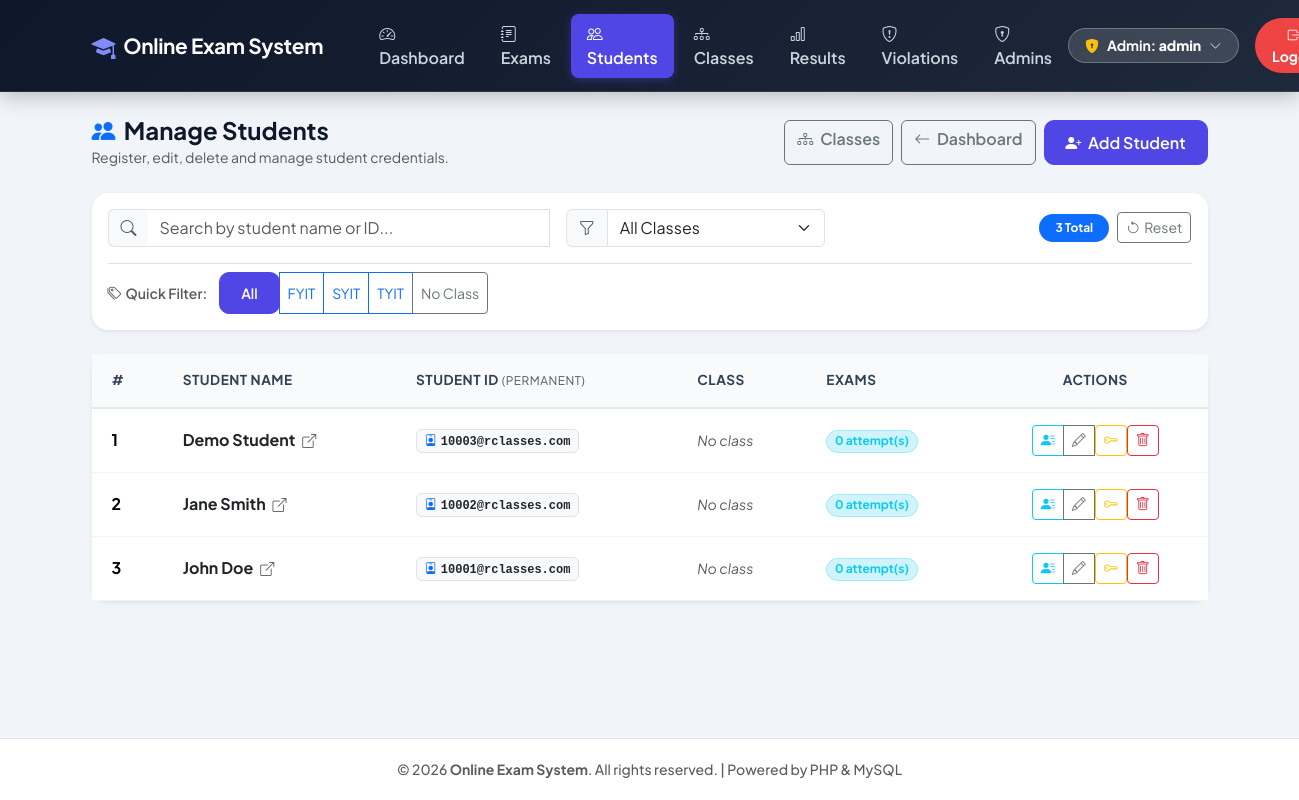
/admin/manage-students.php (signed in), run on an earlier commit of the app's database.
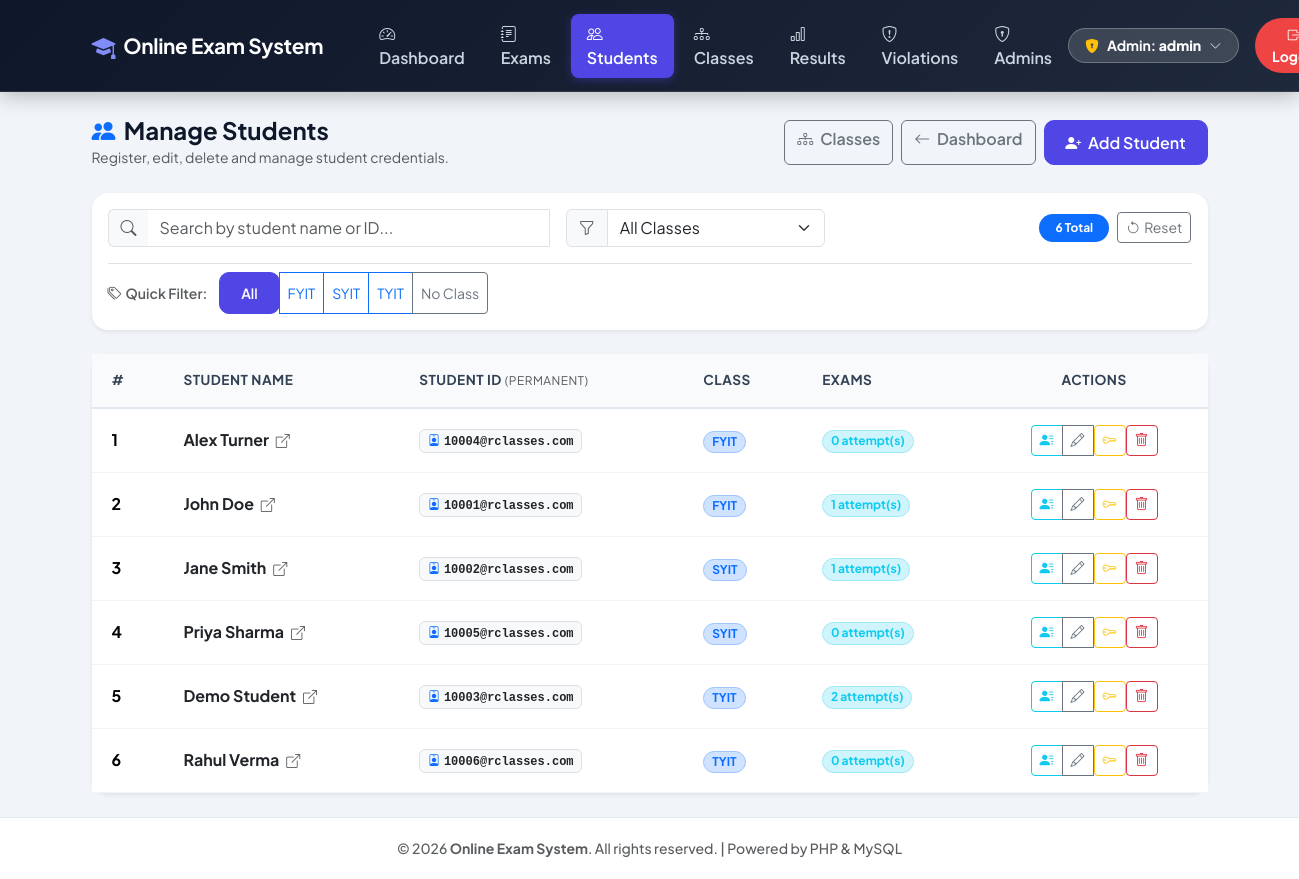
And on a later commit of the database.
### tables this page shows
CREATE TABLE IF NOT EXISTS `classes` (
    `id`          INT AUTO_INCREMENT PRIMARY KEY,
    `name`        VARCHAR(50)  NOT NULL,
    `description` VARCHAR(200) NULL,
    `sort_order`  INT          NOT NULL DEFAULT 0,
    `created_at`  DATETIME     NOT NULL DEFAULT CURRENT_TIMESTAMP,
    UNIQUE KEY `uq_class_name` (`name`)
);

CREATE TABLE IF NOT EXISTS `students` (
    `id`       INT AUTO_INCREMENT PRIMARY KEY,
    `name`     VARCHAR(100) NOT NULL,
    `email`    VARCHAR(100) NOT NULL UNIQUE,
    `password` VARCHAR(255) NOT NULL,
    `class_id` INT NULL,
    FOREIGN KEY (`class_id`) REFERENCES `classes`(`id`) ON DELETE SET NULL
);

### admin/manage-students.php (the view, shortened to what the rows shown need)
<?php
include '../includes/header.php';
include '../config/db.php';
$classes_res = mysqli_query($conn, "SELECT * FROM classes ORDER BY sort_order, name");
$classes = [];
while ($row = mysqli_fetch_assoc($classes_res)) $classes[] = $row;
$students_res = mysqli_query($conn,
    "SELECT s.*, c.name AS class_name,
            (SELECT COUNT(*) FROM results r WHERE r.student_id = s.id) AS exam_count
     FROM students s
     LEFT JOIN classes c ON s.class_id = c.id
     ORDER BY c.sort_order ASC, c.name ASC, s.name ASC");
$students = [];
while ($row = mysqli_fetch_assoc($students_res)) $students[] = $row;
?>
<div class="card shadow-sm border-0 rounded-4 mb-4">
    <div class="card-body py-3">
        <div class="d-flex align-items-center mt-3 pt-2 border-top flex-wrap gap-2">
            <div class="btn-group btn-group-sm flex-wrap" id="classFilterGroup">
                <button type="button" class="btn btn-primary active" data-class-id="0" onclick="filterClass(0)">All</button>
                <?php foreach ($classes as $c): ?>
                <button type="button" class="btn btn-outline-primary" data-class-id="<?php echo $c['id']; ?>" onclick="filterClass(<?php echo $c['id']; ?>)">
                    <?php echo htmlspecialchars($c['name']); ?>
                </button>
                <?php endforeach; ?>
                <button type="button" class="btn btn-outline-secondary" data-class-id="-1" onclick="filterClass(-1)">No Class</button>
            </div>
        </div>
    </div>
</div>
<div class="card shadow-sm border-0 rounded-4">
    <div class="card-body p-0">
        <div class="table-responsive">
            <table class="table custom-table align-middle mb-0" id="studentsTable">
                <thead>
                    <tr>
                        <th class="ps-4">#</th>
                        <th>Student Name</th>
                        <th>Student ID <small class="fw-normal text-muted">(permanent)</small></th>
                        <th>Class</th>
                        <th>Exams</th>
                        <th class="text-center pe-4">Actions</th>
                    </tr>
                </thead>
                <tbody>
                    <?php if (empty($students)): ?>
                    <tr><td colspan="6" class="text-center text-muted py-4"><i class="bi bi-inbox fs-3 d-block mb-2"></i>No students registered yet.</td></tr>
                    <?php else: $i = 1; foreach ($students as $s): ?>
                    <tr class="student-row"
                        data-class-id="<?php echo (int)($s['class_id'] ?? 0); ?>"
                        data-name="<?php echo htmlspecialchars(strtolower($s['name'])); ?>"
                        data-email="<?php echo htmlspecialchars(strtolower($s['email'])); ?>">
                        <td class="ps-4 fw-bold"><?php echo $i++; ?></td>
                        <td>
                            <a href="student-profile.php?id=<?php echo $s['id']; ?>" class="fw-bold text-dark text-decoration-none">
                                <?php echo htmlspecialchars($s['name']); ?>
                                <i class="bi bi-box-arrow-up-right ms-1 small text-muted"></i>
                            </a>
                        </td>
                        <td>
                            <span class="badge bg-light text-dark border font-monospace">
                                <i class="bi bi-person-badge me-1 text-primary"></i><?php echo htmlspecialchars($s['email']); ?>
                            </span>
                        </td>
                        <td>
                            <?php if ($s['class_name']): ?>
                                <span class="badge bg-primary-subtle text-primary border border-primary-subtle rounded-pill px-2 py-1">
                                    <?php echo htmlspecialchars($s['class_name']); ?>
                                </span>
                            <?php else: ?>
                                <span class="text-muted small fst-italic">No class</span>
                            <?php endif; ?>
                        </td>
                        <td>
                            <span class="badge bg-info-subtle text-info border border-info-subtle rounded-pill">
                                <?php echo $s['exam_count']; ?> attempt(s)
                            </span>
                        </td>
                        <td class="text-center pe-4">
                            <div class="btn-group btn-group-sm">
                                <a href="student-profile.php?id=<?php echo $s['id']; ?>" class="btn btn-outline-info" title="View Profile">
                                    <i class="bi bi-person-lines-fill"></i>
                                </a>
                                <button class="btn btn-outline-secondary" data-bs-toggle="modal" data-bs-target="#editStudentModal<?php echo $s['id']; ?>" title="Edit">
                                    <i class="bi bi-pencil"></i>
                                </button>
                                <form method="POST" style="display:inline;" onsubmit="return confirm('Reset password of <?php echo htmlspecialchars($s['name'], ENT_QUOTES); ?> to \'student\'?')">
                                    <button type="submit" class="btn btn-outline-warning btn-sm" title="Reset Password"><i class="bi bi-key"></i></button>
                                </form>
                                <form method="POST" style="display:inline;" onsubmit="return confirm('Delete student <?php echo htmlspecialchars($s['name'], ENT_QUOTES); ?>?')">
                                    <button type="submit" class="btn btn-outline-danger btn-sm" title="Delete"><i class="bi bi-trash"></i></button>
                                </form>
                            </div>
                        </td>
                    </tr>
                    <?php endforeach; endif; ?>
                </tbody>
            </table>
        </div>
    </div>
</div>
<?php include '../includes/footer.php'; ?>

What changed in the data, as far as the page shows it:
added students: name "Alex Turner", email "10004@rclasses.com", class.name "FYIT", exam_count "0"
changed students "John Doe": class.name (not shown) → "FYIT"; exam_count "0" → "1"; no longer shows "No class"; moves up the list
changed students "Jane Smith": class.name (not shown) → "SYIT"; exam_count "0" → "1"; no longer shows "No class"; moves down the list
added students: name "Priya Sharma", email "10005@rclasses.com", class.name "SYIT", exam_count "0"
changed students "Demo Student": class.name (not shown) → "TYIT"; exam_count "0" → "2"; no longer shows "No class"
added students: name "Rahul Verma", email "10006@rclasses.com", class.name "TYIT", exam_count "0"
Also different on the page:
count($students): "3" → "6"
